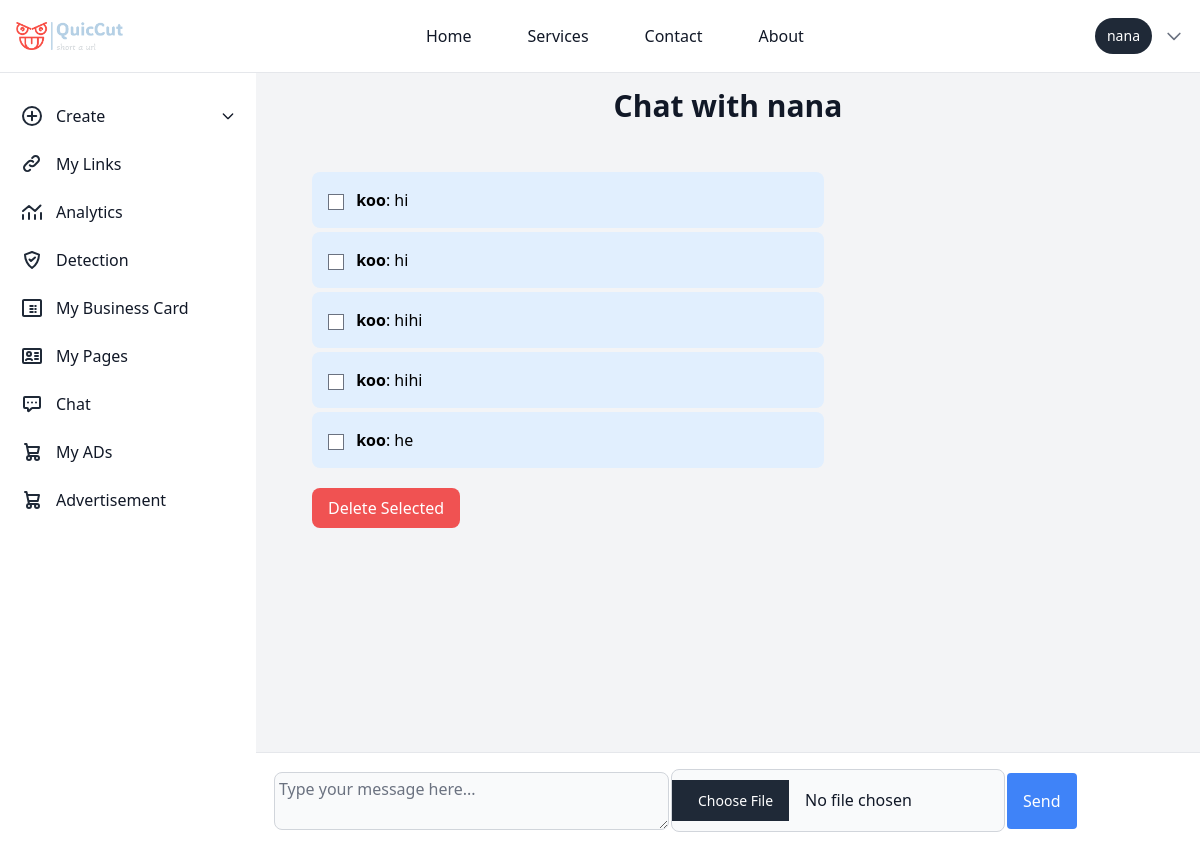
Page /chat/nana/ (signed in) on the committed database.
### chat/models.py (models this page shows, shortened)
class Message(models.Model):
    sender = models.ForeignKey(User, related_name='sent_messages', on_delete=models.CASCADE)
    receiver = models.ForeignKey(User, related_name='received_messages', on_delete=models.CASCADE)
    content = models.TextField()
    timestamp = models.DateTimeField(auto_now_add=True)
    is_read = models.BooleanField(default=False)
    file = models.FileField(upload_to='uploads/', blank=True, null=True)

### chat/views.py (the view)
# urls.py: path('<str:username>/', views.chat_detail, name='chat_detail'),
@login_required
def chat_detail(request, username):
    user = get_object_or_404(User, username=username)
    if request.method == 'POST':
        form = MessageForm(request.POST, request.FILES)
        if form.is_valid():
            message = form.save(commit=False)
            message.sender = request.user
            message.receiver = user
            message.save()
            send_mail(
                subject='New Message Notification',
                message=f'You have received a new message from {request.user.username}.',
                from_email='developeregyakofi@gmail.com',
                recipient_list=[user.email],
                fail_silently=False,
            )
            return redirect('chat_detail', username=user.username)
    else:
        form = MessageForm()
    messages = Message.objects.filter(
        (Q(sender=request.user) & Q(receiver=user)) |
        (Q(sender=user) & Q(receiver=request.user))
    ).order_by('timestamp')
    unread_messages = messages.filter(receiver=request.user, is_read=False)
    unread_messages.update(is_read=True)
    if request.method == 'POST':
        content = request.POST.get('content')
        if content:
            Message.objects.create(sender=request.user, receiver=user, content=content)
    if request.method == 'POST' and 'delete_message_ids' in request.POST:
        message_ids = request.POST.getlist('delete_message_ids')
        Message.objects.filter(id__in=message_ids).delete()
    return render(request, 'chat/chat_detail.html', {'messages': messages, 'form': form, 'user': user})

### chat/forms.py
class MessageForm(forms.ModelForm):
    class Meta:
        model = Message
        fields = ['content', 'file']
        widgets = {
            'content': forms.Textarea(attrs={
                'rows': 2,
                'class': 'p-1 text-md text-gray-900 bg-gray-50 rounded-lg border border-gray-300 focus:ring-blue-500 focus:border-blue-500 dark:bg-gray-700 dark:border-gray-600 dark:placeholder-gray-400 dark:text-white dark:focus:ring-blue-500 dark:focus:border-blue-500',
                'placeholder': 'Type your message here...'
            }),
                'file': forms.ClearableFileInput(attrs={
                'class': "p-2.5 text-md text-gray-900 bg-gray-50 rounded-lg border border-gray-300 focus:ring-blue-500 focus:border-blue-500 dark:bg-gray-700 dark:border-gray-600 dark:placeholder-gray-400 dark:text-white dark:focus:ring-blue-500 dark:focus:border-blue-500",
            }),
        }

### chat/templatetags/chat_tags.py (called while the page is built)
@register.simple_tag
def unread_message_count(user):
    return Message.objects.filter(receiver=user, is_read=False).count()

### templates/chat/chat_detail.html (shortened to what this page needs)
{% extends 'basehome/base.html' %}
{% block content %}
{% load static %}
<div class="bg-gray-100 p-10 sm:ml-64 mt-12 overflow-y-auto max-h-screen flex flex-col">
    <div class="w-full h-screen bg-gray-100">
    <div class="flex-none">
        <h1 class="text-center text-3xl font-bold text-gray-900 mb-8">Chat with {{ user.username }}</h1>
    </div>
    <div class="flex-1 overflow-y-auto p-4 space-y-4 mb-24">
        <form method="post">
            {% if messages %}
                {% for message in messages %}
                    <div class="mb-1 {% if message.sender == request.user %}bg-blue-100 self-end{% else %}bg-gray-200 self-start{% endif %} p-4 rounded-lg max-w-lg">
                        <input type="checkbox" name="delete_message_ids" value="{{ message.id }}" class="mr-2">
                        <strong>{{ message.sender.username }}</strong>: {{ message.content }}
                    </div>
                {% endfor %}
                <button type="submit" class="mt-4 bg-red-500 text-white px-4 py-2 rounded-lg hover:bg-red-600">Delete Selected</button>
            {% endif %}
        </form>
    </div>
    <div class="ml-64 bg-white p-4 border-t border-gray-200 fixed bottom-0 inset-x-0">
        <form method="post" enctype="multipart/form-data" class="flex space-x-0.5 items-center">
                {{ form.content }}
                    {{ form.file }}
                <button type="submit" class="bg-blue-500 text-white px-4 py-4 rounded hover:bg-blue-600">
                    Send
                </button>
            </div>
    </div>
</div>
{% endblock %}

### templates/basehome/base.html (shortened to what this page needs)
{% load compress %}
{% load static %}
{% load chat_tags %}
<!DOCTYPE html>
<html lang="en">
<head>
    {% compress css %}
    <link rel="stylesheet" href="{% static 'src/output.css' %}">
    {% endcompress %}
</head>
<body class="p-0 m-0">
  <nav class="bg-white dark:bg-gray-900 border-b border-gray-200 dark:border-gray-700  fixed w-full z-10 top-0">
    <div class="max-w-screen-xl mx-auto p-4 flex flex-wrap items-center justify-between">
       <a href="/" class=" items-center ">
          <img src="{% static 'logo.png' %}" class="h-6 me-3 sm:h-7" alt="logo" />
       </a>
        <div class="flex items-center md:order-2 space-x-3 rtl:space-x-reverse">
            {% if user.is_authenticated %}
            <span class="flex items-center text-sm bg-gray-800 text-white rounded-full py-2 px-3 focus:ring-4 focus:ring-gray-300 dark:focus:ring-gray-600">
                {{ user.username }}
            </span>
            <div class="relative">
                <button id="user-menu-button" class="flex items-center text-sm text-gray-500 hover:text-gray-700 dark:text-gray-400 dark:hover:text-gray-300 focus:outline-none">
                    <svg class="w-5 h-5" fill="none" stroke="currentColor" viewBox="0 0 24 24" xmlns="http://www.w3.org/2000/svg">
                        <path stroke-linecap="round" stroke-linejoin="round" stroke-width="2" d="M19 9l-7 7-7-7"></path>
                    </svg>
                </button>
            </div>
            {% endif %}
        </div>
        <div class="hidden w-full md:flex md:w-auto md:order-1" id="navbar-user">
            <ul class="flex flex-col p-4 mt-4 bg-gray-50 md:bg-white dark:bg-gray-800 md:dark:bg-gray-900 md:mt-0 md:flex-row md:space-x-8 md:p-0 border border-gray-100 rounded-lg md:border-0 dark:border-gray-700">
                <li>
                    <a href="/" class="block py-2 px-3 text-gray-900 hover:text-blue-700 dark:text-white md:hover:bg-transparent md:dark:hover:text-blue-500 dark:hover:bg-gray-700 dark:hover:text-white md:dark:hover:bg-transparent">Home</a>
                </li>
                <li>
                    <a href="{% url 'service' %}" class="block py-2 px-3 text-gray-900 hover:text-blue-700 dark:text-white md:hover:bg-transparent md:dark:hover:text-blue-500 dark:hover:bg-gray-700 dark:hover:text-white md:dark:hover:bg-transparent">Services</a>
                </li>
                <li>
                    <a href="{% url 'contact' %}" class="block py-2 px-3 text-gray-900 hover:text-blue-700 dark:text-white md:hover:bg-transparent md:dark:hover:text-blue-500 dark:hover:bg-gray-700 dark:hover:text-white md:dark:hover:bg-transparent">Contact</a>
                </li>
                <li>
                    <a href="{% url 'about' %}" class="block py-2 px-3 text-gray-900 hover:text-blue-700 dark:text-white md:hover:bg-transparent md:dark:hover:text-blue-500 dark:hover:bg-gray-700 dark:hover:text-white md:dark:hover:bg-transparent">About</a>
                </li>
            </ul>
        </div>
    </div>
</nav>
    <nav class="bg-white">
      <aside id="logo-sidebar" class=" fixed mt-20 left-0 z-40 w-64 h-screen transition-transform -translate-x-full sm:translate-x-0" aria-label="Sidebar">
        <div class="h-full px-3 py-4 overflow-y-auto bg-white dark:bg-white-800">
        <div >
          <div >
            <ul id="sidebar" class="space-y-2 font-medium">
             {% if user.is_authenticated %}
             <li x-data="{ open: false }">
              <a href="javascript:void(0);" @click="open = !open" class="flex items-center p-2 text-gray-900 rounded-lg dark:text-white hover:bg-gray-100 dark:hover:bg-gray-700 group">
                  <span class="ms-3">Create</span>
                  <svg :class="{ 'rotate-180': open }" class="w-4 h-4 ml-auto transition-transform duration-200" xmlns="http://www.w3.org/2000/svg" fill="none" viewBox="0 0 24 24" stroke="currentColor">
                      <path stroke-linecap="round" stroke-linejoin="round" stroke-width="2" d="M19 9l-7 7-7-7"/>
                  </svg>
              </a>
          </li>
            <li>
              <a href="{% url 'user_links' %}" class="flex items-center p-2 text-gray-900 rounded-lg dark:text-white hover:bg-gray-100 dark:hover:bg-gray-700 group">
               <span class="ms-3">My Links</span>
               </a>
             </li>
             <li>
              <a href="{% url 'analytics_view' %}" class="flex items-center p-2 text-gray-900 rounded-lg dark:text-white hover:bg-gray-100 dark:hover:bg-gray-700 group">
                <svg class="w-6 h-6 text-gray-800 dark:text-white" aria-hidden="true" xmlns="http://www.w3.org/2000/svg" width="24" height="24" fill="none" viewBox="0 0 24 24">
                  <path stroke="currentColor" stroke-linecap="round" stroke-linejoin="round" stroke-width="2" d="M3 15v4m6-6v6m6-4v4m6-6v6M3 11l6-5 6 5 5.5-5.5"/>
                </svg>
                 <span class="flex-1 ms-3 whitespace-nowrap">Analytics</span>
              </a>
           </li>
           <li>
            <a href="{% url 'predict' %}" class="flex items-center p-2 text-gray-900 rounded-lg dark:text-white hover:bg-gray-100 dark:hover:bg-gray-700 group">
               <span class="flex-1 ms-3 whitespace-nowrap">Detection</span>
            </a>
         </li>
   <li>
    <a href="{% url 'business_card_list' %}" class="flex items-center p-2 text-gray-900 rounded-lg dark:text-white hover:bg-gray-100 dark:hover:bg-gray-700 group">
       <span class="flex-1 ms-3 whitespace-nowrap">My Business Card</span>
    </a>
 </li>
 <li>
  <a href="{% url 'user_landing_pages' %}" class="flex items-center p-2 text-gray-900 rounded-lg dark:text-white hover:bg-gray-100 dark:hover:bg-gray-700 group">
     <span class="flex-1 ms-3 whitespace-nowrap">My Pages</span>
  </a>
</li>
    <li>
      <a href="{% url 'chat_list' %}"  class="flex items-center p-2 text-gray-900 rounded-lg dark:text-white hover:bg-gray-100 dark:hover:bg-gray-700 group">
         <span class="flex-1 ms-3 whitespace-nowrap">Chat</span>
         {% load chat_tags %}
         {% unread_message_count user as unread_count %}
      </a>
   </li>
    <li>
      <a href="{% url 'my_content'%}" class="flex items-center p-2 text-gray-900 rounded-lg dark:text-white hover:bg-gray-100 dark:hover:bg-gray-700 group">
        <span class="ms-3">My ADs</span>
        </a>
      </li>
             <li>
              <a href="{% url 'content_list' %}" class="flex items-center p-2 text-gray-900 rounded-lg dark:text-white hover:bg-gray-100 dark:hover:bg-gray-700 group">
                 <span class="flex-1 ms-3 whitespace-nowrap">Advertisement</span>
              </a>
           </li>
              {% endif %}
            </ul>
          </div>
        </div>
        <br>
        <br>
        <br>
        <br>
      </nav>
    {% block content %}
    {% endblock %}
</body>
</html>

### rows in the picture
Message: sender.username "koo", content "hi"
Message: sender.username "koo", content "hi"
Message: sender.username "koo", content "hihi"
Message: sender.username "koo", content "hihi"
Message: sender.username "koo", content "he"

### other values in the picture
{{ user.username }} "nana"
